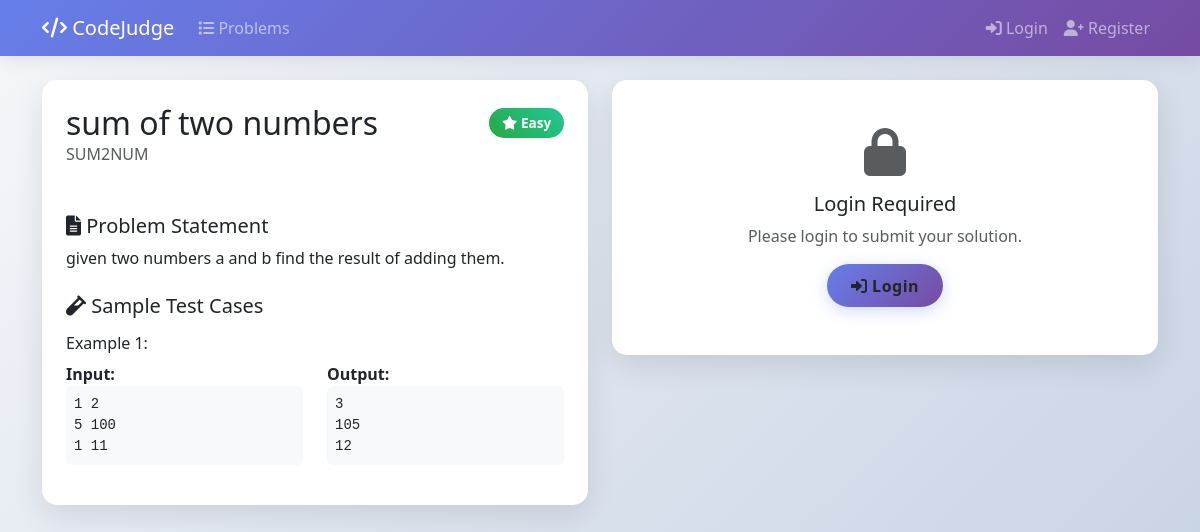
The page /problem/SUM2NUM/ on the database as committed earlier.
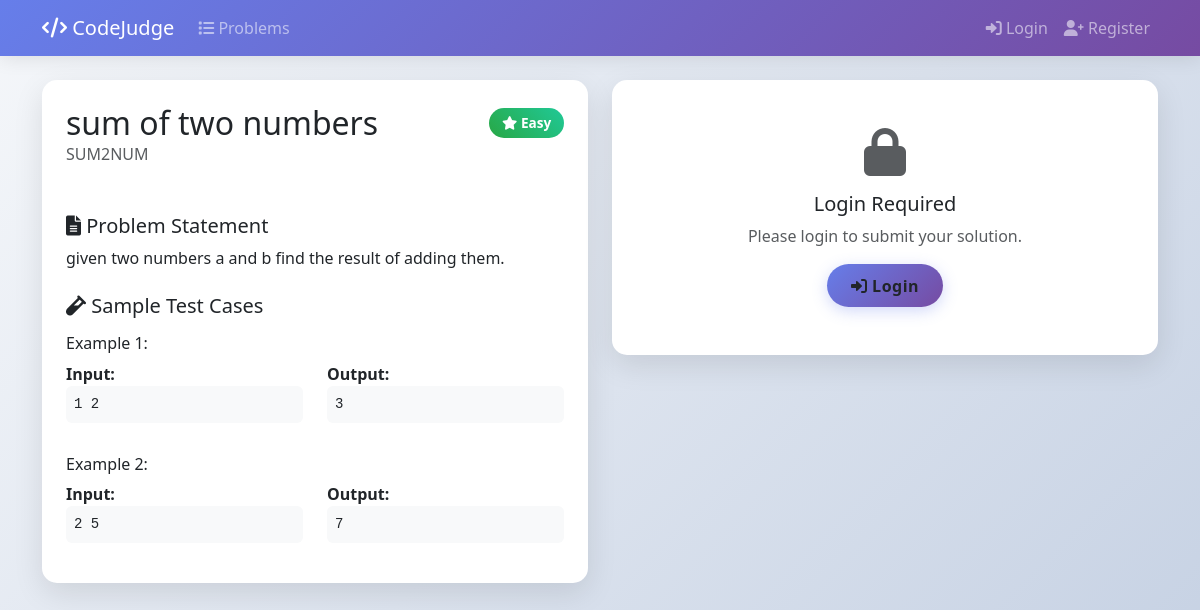
The same page on the database as committed later.
### core/models.py (models this page shows, shortened)
class TestCase(models.Model):
    problem = models.ForeignKey(Problem, on_delete=models.CASCADE, related_name='testcases')
    input = models.TextField()
    output = models.TextField()
    is_hidden = models.BooleanField(default=False)  # Add this field
    order = models.IntegerField(default=0)  # For ordering test cases
    class Meta:
        ordering = ['order']

### core/views.py (the view)
# urls.py: path('problem/<str:short_code>/', problem_detail, name='problem_detail'),
def problem_detail(request, short_code):
    problem = get_object_or_404(Problem, short_code=short_code)
    if request.method == 'POST' and request.user.is_authenticated:
        return handle_submission(request, problem)
    user_submissions = []
    if request.user.is_authenticated:
        user_submissions = Submission.objects.filter(
            problem=problem,
            user=request.user
        ).order_by('-submitted')[:5]
    context = {
        'problem': problem,
        'user_submissions': user_submissions,
    }
    return render(request, 'problem_detail.html', context)

### core/templates/problem_detail.html (shortened to what the changed rows need)
{% load static %}
<!DOCTYPE html>
<html lang="en">
<head>
    <link href="https://cdn.jsdelivr.net/npm/bootstrap@5.3.0/dist/css/bootstrap.min.css" rel="stylesheet">
    <link href="https://cdnjs.cloudflare.com/ajax/libs/font-awesome/6.0.0/css/all.min.css" rel="stylesheet">
    <link href="https://cdnjs.cloudflare.com/ajax/libs/codemirror/5.65.2/codemirror.min.css" rel="stylesheet">
    <link href="https://cdnjs.cloudflare.com/ajax/libs/codemirror/5.65.2/theme/monokai.min.css" rel="stylesheet">
</head>
<body>
    <div class="container mt-4">
        <div class="row">
            <div class="col-lg-6">
                <div class="card problem-card mb-4">
                    <div class="card-header bg-transparent border-0 p-4">
                        <div class="d-flex justify-content-between align-items-center">
                            <h2 class="mb-0">{{ problem.name }}</h2>
                        </div>
                    </div>
                    <div class="card-body p-4">
                        {% if problem.testcases.all %}
                        {% for testcase in problem.testcases.all|slice:":2" %}
                        <div class="testcase-example mt-3">
                            <h6>Example {{ forloop.counter }}:</h6>
                            <div class="row">
                                <div class="col-md-6">
                                    <strong>Input:</strong>
                                    <pre class="bg-light p-2 rounded">{{ testcase.input }}</pre>
                                </div>
                                <div class="col-md-6">
                                    <strong>Output:</strong>
                                    <pre class="bg-light p-2 rounded">{{ testcase.output }}</pre>
                                </div>
                            </div>
                        </div>
                        {% endfor %}
                        {% endif %}
                    </div>
                </div>
            </div>
        </div>
    </div>
</body>
</html>

Rows that differ between the two databases and show on the page:
removed TestCase: input "1 2 5 100 1 11", output "3 105 12"
added TestCase: input "1 2", output "3"
added TestCase: input "2 5", output "7"
